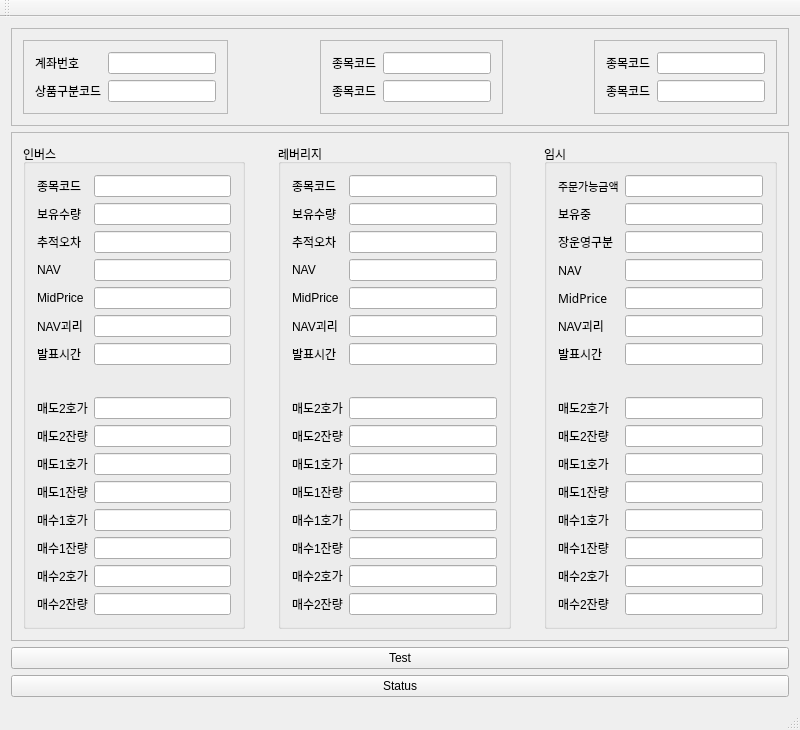
<?xml version="1.0" encoding="UTF-8"?>
<ui version="4.0">
 <class>MainWindow</class>
 <widget class="QMainWindow" name="MainWindow">
  <property name="geometry">
   <rect>
    <x>0</x>
    <y>0</y>
    <width>800</width>
    <height>700</height>
   </rect>
  </property>
  <property name="windowTitle">
   <string>MainWindow</string>
  </property>
  <widget class="QWidget" name="centralWidget">
   <layout class="QVBoxLayout" name="verticalLayout">
    <item>
     <widget class="QFrame" name="frame_2">
      <property name="frameShape">
       <enum>QFrame::StyledPanel</enum>
      </property>
      <property name="frameShadow">
       <enum>QFrame::Raised</enum>
      </property>
      <layout class="QHBoxLayout" name="horizontalLayout">
       <item>
        <widget class="QFrame" name="frame_3">
         <property name="frameShape">
          <enum>QFrame::StyledPanel</enum>
         </property>
         <property name="frameShadow">
          <enum>QFrame::Raised</enum>
         </property>
         <layout class="QFormLayout" name="formLayout_3">
          <item row="0" column="0">
           <widget class="QLabel" name="label_31">
            <property name="text">
             <string>계좌번호</string>
            </property>
           </widget>
          </item>
          <item row="0" column="1">
           <widget class="QLineEdit" name="lineEdit_31"/>
          </item>
          <item row="2" column="1">
           <widget class="QLineEdit" name="lineEdit_34"/>
          </item>
          <item row="2" column="0">
           <widget class="QLabel" name="label_34">
            <property name="text">
             <string>상품구분코드</string>
            </property>
           </widget>
          </item>
         </layout>
        </widget>
       </item>
       <item>
        <spacer name="horizontalSpacer_3">
         <property name="orientation">
          <enum>Qt::Horizontal</enum>
         </property>
         <property name="sizeHint" stdset="0">
          <size>
           <width>40</width>
           <height>20</height>
          </size>
         </property>
        </spacer>
       </item>
       <item>
        <widget class="QFrame" name="frame_4">
         <property name="frameShape">
          <enum>QFrame::StyledPanel</enum>
         </property>
         <property name="frameShadow">
          <enum>QFrame::Raised</enum>
         </property>
         <layout class="QFormLayout" name="formLayout_5">
          <item row="0" column="0">
           <widget class="QLabel" name="label_32">
            <property name="text">
             <string>종목코드</string>
            </property>
           </widget>
          </item>
          <item row="0" column="1">
           <widget class="QLineEdit" name="lineEdit_32"/>
          </item>
          <item row="2" column="1">
           <widget class="QLineEdit" name="lineEdit_35"/>
          </item>
          <item row="2" column="0">
           <widget class="QLabel" name="label_35">
            <property name="text">
             <string>종목코드</string>
            </property>
           </widget>
          </item>
         </layout>
        </widget>
       </item>
       <item>
        <spacer name="horizontalSpacer_4">
         <property name="orientation">
          <enum>Qt::Horizontal</enum>
         </property>
         <property name="sizeHint" stdset="0">
          <size>
           <width>40</width>
           <height>20</height>
          </size>
         </property>
        </spacer>
       </item>
       <item>
        <widget class="QFrame" name="frame_5">
         <property name="frameShape">
          <enum>QFrame::StyledPanel</enum>
         </property>
         <property name="frameShadow">
          <enum>QFrame::Raised</enum>
         </property>
         <layout class="QFormLayout" name="formLayout_4">
          <item row="0" column="0">
           <widget class="QLabel" name="label_33">
            <property name="text">
             <string>종목코드</string>
            </property>
           </widget>
          </item>
          <item row="0" column="1">
           <widget class="QLineEdit" name="lineEdit_33"/>
          </item>
          <item row="1" column="0">
           <widget class="QLabel" name="label_36">
            <property name="text">
             <string>종목코드</string>
            </property>
           </widget>
          </item>
          <item row="1" column="1">
           <widget class="QLineEdit" name="lineEdit_36"/>
          </item>
         </layout>
        </widget>
       </item>
      </layout>
     </widget>
    </item>
    <item>
     <widget class="QFrame" name="frame">
      <property name="frameShape">
       <enum>QFrame::StyledPanel</enum>
      </property>
      <property name="frameShadow">
       <enum>QFrame::Raised</enum>
      </property>
      <layout class="QHBoxLayout" name="horizontalLayout_2">
       <item>
        <widget class="QGroupBox" name="groupBox">
         <property name="title">
          <string>인버스</string>
         </property>
         <layout class="QFormLayout" name="formLayout">
          <item row="0" column="0">
           <widget class="QLabel" name="label">
            <property name="text">
             <string>종목코드</string>
            </property>
           </widget>
          </item>
          <item row="0" column="1">
           <widget class="QLineEdit" name="lineEdit"/>
          </item>
          <item row="1" column="0">
           <widget class="QLabel" name="label_2">
            <property name="text">
             <string>보유수량</string>
            </property>
           </widget>
          </item>
          <item row="1" column="1">
           <widget class="QLineEdit" name="lineEdit_2"/>
          </item>
          <item row="2" column="0">
           <widget class="QLabel" name="label_3">
            <property name="text">
             <string>추적오차</string>
            </property>
           </widget>
          </item>
          <item row="2" column="1">
           <widget class="QLineEdit" name="lineEdit_3"/>
          </item>
          <item row="3" column="0">
           <widget class="QLabel" name="label_4">
            <property name="text">
             <string>NAV</string>
            </property>
           </widget>
          </item>
          <item row="3" column="1">
           <widget class="QLineEdit" name="lineEdit_4"/>
          </item>
          <item row="4" column="0">
           <widget class="QLabel" name="label_5">
            <property name="text">
             <string>MidPrice</string>
            </property>
           </widget>
          </item>
          <item row="4" column="1">
           <widget class="QLineEdit" name="lineEdit_5">
            <property name="text">
             <string/>
            </property>
           </widget>
          </item>
          <item row="5" column="0">
           <widget class="QLabel" name="label_10">
            <property name="text">
             <string>NAV괴리</string>
            </property>
           </widget>
          </item>
          <item row="5" column="1">
           <widget class="QLineEdit" name="lineEdit_10">
            <property name="text">
             <string/>
            </property>
           </widget>
          </item>
          <item row="6" column="0">
           <widget class="QLabel" name="label_15">
            <property name="text">
             <string>발표시간</string>
            </property>
           </widget>
          </item>
          <item row="6" column="1">
           <widget class="QLineEdit" name="lineEdit_15">
            <property name="text">
             <string/>
            </property>
           </widget>
          </item>
          <item row="7" column="0" colspan="2">
           <spacer name="horizontalSpacer">
            <property name="orientation">
             <enum>Qt::Horizontal</enum>
            </property>
            <property name="sizeHint" stdset="0">
             <size>
              <width>196</width>
              <height>20</height>
             </size>
            </property>
           </spacer>
          </item>
          <item row="8" column="0">
           <widget class="QLabel" name="label_6">
            <property name="text">
             <string>매도2호가</string>
            </property>
           </widget>
          </item>
          <item row="8" column="1">
           <widget class="QLineEdit" name="lineEdit_6">
            <property name="text">
             <string/>
            </property>
           </widget>
          </item>
          <item row="9" column="0">
           <widget class="QLabel" name="label_7">
            <property name="text">
             <string>매도2잔량</string>
            </property>
           </widget>
          </item>
          <item row="9" column="1">
           <widget class="QLineEdit" name="lineEdit_7">
            <property name="text">
             <string/>
            </property>
           </widget>
          </item>
          <item row="10" column="0">
           <widget class="QLabel" name="label_8">
            <property name="text">
             <string>매도1호가</string>
            </property>
           </widget>
          </item>
          <item row="10" column="1">
           <widget class="QLineEdit" name="lineEdit_8">
            <property name="text">
             <string/>
            </property>
           </widget>
          </item>
          <item row="11" column="0">
           <widget class="QLabel" name="label_9">
            <property name="text">
             <string>매도1잔량</string>
            </property>
           </widget>
          </item>
          <item row="11" column="1">
           <widget class="QLineEdit" name="lineEdit_9">
            <property name="text">
             <string/>
            </property>
           </widget>
          </item>
          <item row="12" column="0">
           <widget class="QLabel" name="label_12">
            <property name="text">
             <string>매수1호가</string>
            </property>
           </widget>
          </item>
          <item row="12" column="1">
           <widget class="QLineEdit" name="lineEdit_13">
            <property name="text">
             <string/>
            </property>
           </widget>
          </item>
          <item row="13" column="0">
           <widget class="QLabel" name="label_11">
            <property name="text">
             <string>매수1잔량</string>
            </property>
           </widget>
          </item>
          <item row="13" column="1">
           <widget class="QLineEdit" name="lineEdit_12">
            <property name="text">
             <string/>
            </property>
           </widget>
          </item>
          <item row="14" column="0">
           <widget class="QLabel" name="label_14">
            <property name="text">
             <string>매수2호가</string>
            </property>
           </widget>
          </item>
          <item row="14" column="1">
           <widget class="QLineEdit" name="lineEdit_14">
            <property name="text">
             <string/>
            </property>
           </widget>
          </item>
          <item row="15" column="0">
           <widget class="QLabel" name="label_13">
            <property name="text">
             <string>매수2잔량</string>
            </property>
           </widget>
          </item>
          <item row="15" column="1">
           <widget class="QLineEdit" name="lineEdit_11">
            <property name="text">
             <string/>
            </property>
           </widget>
          </item>
         </layout>
        </widget>
       </item>
       <item>
        <spacer name="horizontalSpacer_6">
         <property name="orientation">
          <enum>Qt::Horizontal</enum>
         </property>
         <property name="sizeHint" stdset="0">
          <size>
           <width>29</width>
           <height>20</height>
          </size>
         </property>
        </spacer>
       </item>
       <item>
        <widget class="QGroupBox" name="groupBox_2">
         <property name="title">
          <string>레버리지</string>
         </property>
         <layout class="QFormLayout" name="formLayout_2">
          <item row="0" column="0">
           <widget class="QLabel" name="label_16">
            <property name="text">
             <string>종목코드</string>
            </property>
           </widget>
          </item>
          <item row="0" column="1">
           <widget class="QLineEdit" name="lineEdit_16"/>
          </item>
          <item row="1" column="0">
           <widget class="QLabel" name="label_17">
            <property name="text">
             <string>보유수량</string>
            </property>
           </widget>
          </item>
          <item row="1" column="1">
           <widget class="QLineEdit" name="lineEdit_17"/>
          </item>
          <item row="2" column="0">
           <widget class="QLabel" name="label_18">
            <property name="text">
             <string>추적오차</string>
            </property>
           </widget>
          </item>
          <item row="2" column="1">
           <widget class="QLineEdit" name="lineEdit_18"/>
          </item>
          <item row="3" column="0">
           <widget class="QLabel" name="label_19">
            <property name="text">
             <string>NAV</string>
            </property>
           </widget>
          </item>
          <item row="3" column="1">
           <widget class="QLineEdit" name="lineEdit_19"/>
          </item>
          <item row="4" column="0">
           <widget class="QLabel" name="label_20">
            <property name="text">
             <string>MidPrice</string>
            </property>
           </widget>
          </item>
          <item row="4" column="1">
           <widget class="QLineEdit" name="lineEdit_20">
            <property name="text">
             <string/>
            </property>
           </widget>
          </item>
          <item row="5" column="0">
           <widget class="QLabel" name="label_21">
            <property name="text">
             <string>NAV괴리</string>
            </property>
           </widget>
          </item>
          <item row="5" column="1">
           <widget class="QLineEdit" name="lineEdit_21">
            <property name="text">
             <string/>
            </property>
           </widget>
          </item>
          <item row="6" column="0">
           <widget class="QLabel" name="label_22">
            <property name="text">
             <string>발표시간</string>
            </property>
           </widget>
          </item>
          <item row="6" column="1">
           <widget class="QLineEdit" name="lineEdit_22">
            <property name="text">
             <string/>
            </property>
           </widget>
          </item>
          <item row="7" column="0" colspan="2">
           <spacer name="horizontalSpacer_2">
            <property name="orientation">
             <enum>Qt::Horizontal</enum>
            </property>
            <property name="sizeHint" stdset="0">
             <size>
              <width>207</width>
              <height>20</height>
             </size>
            </property>
           </spacer>
          </item>
          <item row="8" column="0">
           <widget class="QLabel" name="label_23">
            <property name="text">
             <string>매도2호가</string>
            </property>
           </widget>
          </item>
          <item row="8" column="1">
           <widget class="QLineEdit" name="lineEdit_23">
            <property name="text">
             <string/>
            </property>
           </widget>
          </item>
          <item row="9" column="0">
           <widget class="QLabel" name="label_24">
            <property name="text">
             <string>매도2잔량</string>
            </property>
           </widget>
          </item>
          <item row="9" column="1">
           <widget class="QLineEdit" name="lineEdit_24">
            <property name="text">
             <string/>
            </property>
           </widget>
          </item>
          <item row="10" column="0">
           <widget class="QLabel" name="label_25">
            <property name="text">
             <string>매도1호가</string>
            </property>
           </widget>
          </item>
          <item row="10" column="1">
           <widget class="QLineEdit" name="lineEdit_25">
            <property name="text">
             <string/>
            </property>
           </widget>
          </item>
          <item row="11" column="0">
           <widget class="QLabel" name="label_26">
            <property name="text">
             <string>매도1잔량</string>
            </property>
           </widget>
          </item>
          <item row="11" column="1">
           <widget class="QLineEdit" name="lineEdit_26">
            <property name="text">
             <string/>
            </property>
           </widget>
          </item>
          <item row="12" column="0">
           <widget class="QLabel" name="label_27">
            <property name="text">
             <string>매수1호가</string>
            </property>
           </widget>
          </item>
          <item row="12" column="1">
           <widget class="QLineEdit" name="lineEdit_27">
            <property name="text">
             <string/>
            </property>
           </widget>
          </item>
          <item row="13" column="0">
           <widget class="QLabel" name="label_28">
            <property name="text">
             <string>매수1잔량</string>
            </property>
           </widget>
          </item>
          <item row="13" column="1">
           <widget class="QLineEdit" name="lineEdit_28">
            <property name="text">
             <string/>
            </property>
           </widget>
          </item>
          <item row="14" column="0">
           <widget class="QLabel" name="label_29">
            <property name="text">
             <string>매수2호가</string>
            </property>
           </widget>
          </item>
          <item row="14" column="1">
           <widget class="QLineEdit" name="lineEdit_29">
            <property name="text">
             <string/>
            </property>
           </widget>
          </item>
          <item row="15" column="0">
           <widget class="QLabel" name="label_30">
            <property name="text">
             <string>매수2잔량</string>
            </property>
           </widget>
          </item>
          <item row="15" column="1">
           <widget class="QLineEdit" name="lineEdit_30">
            <property name="text">
             <string/>
            </property>
           </widget>
          </item>
         </layout>
        </widget>
       </item>
       <item>
        <spacer name="horizontalSpacer_7">
         <property name="orientation">
          <enum>Qt::Horizontal</enum>
         </property>
         <property name="sizeHint" stdset="0">
          <size>
           <width>29</width>
           <height>20</height>
          </size>
         </property>
        </spacer>
       </item>
       <item>
        <widget class="QGroupBox" name="groupBox_3">
         <property name="title">
          <string>임시</string>
         </property>
         <layout class="QFormLayout" name="formLayout_6">
          <item row="0" column="0">
           <widget class="QLabel" name="label_37">
            <property name="font">
             <font>
              <family>맑은 고딕</family>
              <pointsize>8</pointsize>
             </font>
            </property>
            <property name="text">
             <string>주문가능금액</string>
            </property>
           </widget>
          </item>
          <item row="0" column="1">
           <widget class="QLineEdit" name="lineEdit_37"/>
          </item>
          <item row="1" column="0">
           <widget class="QLabel" name="label_38">
            <property name="text">
             <string>보유중</string>
            </property>
           </widget>
          </item>
          <item row="1" column="1">
           <widget class="QLineEdit" name="lineEdit_38"/>
          </item>
          <item row="2" column="0">
           <widget class="QLabel" name="label_39">
            <property name="text">
             <string>장운영구분</string>
            </property>
           </widget>
          </item>
          <item row="2" column="1">
           <widget class="QLineEdit" name="lineEdit_39"/>
          </item>
          <item row="3" column="0">
           <widget class="QLabel" name="label_40">
            <property name="font">
             <font>
              <family>맑은 고딕</family>
             </font>
            </property>
            <property name="text">
             <string>NAV</string>
            </property>
           </widget>
          </item>
          <item row="3" column="1">
           <widget class="QLineEdit" name="lineEdit_40"/>
          </item>
          <item row="4" column="0">
           <widget class="QLabel" name="label_41">
            <property name="font">
             <font>
              <family>맑은 고딕</family>
             </font>
            </property>
            <property name="text">
             <string>MidPrice</string>
            </property>
           </widget>
          </item>
          <item row="4" column="1">
           <widget class="QLineEdit" name="lineEdit_41">
            <property name="text">
             <string/>
            </property>
           </widget>
          </item>
          <item row="5" column="0">
           <widget class="QLabel" name="label_42">
            <property name="text">
             <string>NAV괴리</string>
            </property>
           </widget>
          </item>
          <item row="5" column="1">
           <widget class="QLineEdit" name="lineEdit_42">
            <property name="text">
             <string/>
            </property>
           </widget>
          </item>
          <item row="6" column="0">
           <widget class="QLabel" name="label_43">
            <property name="text">
             <string>발표시간</string>
            </property>
           </widget>
          </item>
          <item row="6" column="1">
           <widget class="QLineEdit" name="lineEdit_43">
            <property name="text">
             <string/>
            </property>
           </widget>
          </item>
          <item row="7" column="0" colspan="2">
           <spacer name="horizontalSpacer_5">
            <property name="orientation">
             <enum>Qt::Horizontal</enum>
            </property>
            <property name="sizeHint" stdset="0">
             <size>
              <width>207</width>
              <height>20</height>
             </size>
            </property>
           </spacer>
          </item>
          <item row="8" column="0">
           <widget class="QLabel" name="label_44">
            <property name="text">
             <string>매도2호가</string>
            </property>
           </widget>
          </item>
          <item row="8" column="1">
           <widget class="QLineEdit" name="lineEdit_44">
            <property name="text">
             <string/>
            </property>
           </widget>
          </item>
          <item row="9" column="0">
           <widget class="QLabel" name="label_45">
            <property name="text">
             <string>매도2잔량</string>
            </property>
           </widget>
          </item>
          <item row="9" column="1">
           <widget class="QLineEdit" name="lineEdit_45">
            <property name="text">
             <string/>
            </property>
           </widget>
          </item>
          <item row="10" column="0">
           <widget class="QLabel" name="label_46">
            <property name="text">
             <string>매도1호가</string>
            </property>
           </widget>
          </item>
          <item row="10" column="1">
           <widget class="QLineEdit" name="lineEdit_46">
            <property name="text">
             <string/>
            </property>
           </widget>
          </item>
          <item row="11" column="0">
           <widget class="QLabel" name="label_47">
            <property name="text">
             <string>매도1잔량</string>
            </property>
           </widget>
          </item>
          <item row="11" column="1">
           <widget class="QLineEdit" name="lineEdit_47">
            <property name="text">
             <string/>
            </property>
           </widget>
          </item>
          <item row="12" column="0">
           <widget class="QLabel" name="label_48">
            <property name="text">
             <string>매수1호가</string>
            </property>
           </widget>
          </item>
          <item row="12" column="1">
           <widget class="QLineEdit" name="lineEdit_48">
            <property name="text">
             <string/>
            </property>
           </widget>
          </item>
          <item row="13" column="0">
           <widget class="QLabel" name="label_49">
            <property name="text">
             <string>매수1잔량</string>
            </property>
           </widget>
          </item>
          <item row="13" column="1">
           <widget class="QLineEdit" name="lineEdit_49">
            <property name="text">
             <string/>
            </property>
           </widget>
          </item>
          <item row="14" column="0">
           <widget class="QLabel" name="label_50">
            <property name="text">
             <string>매수2호가</string>
            </property>
           </widget>
          </item>
          <item row="14" column="1">
           <widget class="QLineEdit" name="lineEdit_50">
            <property name="text">
             <string/>
            </property>
           </widget>
          </item>
          <item row="15" column="0">
           <widget class="QLabel" name="label_51">
            <property name="text">
             <string>매수2잔량</string>
            </property>
           </widget>
          </item>
          <item row="15" column="1">
           <widget class="QLineEdit" name="lineEdit_51">
            <property name="text">
             <string/>
            </property>
           </widget>
          </item>
         </layout>
        </widget>
       </item>
      </layout>
     </widget>
    </item>
    <item>
     <widget class="QPushButton" name="pushButton_2">
      <property name="text">
       <string>Test</string>
      </property>
     </widget>
    </item>
    <item>
     <widget class="QPushButton" name="pushButton">
      <property name="text">
       <string>Status</string>
      </property>
     </widget>
    </item>
   </layout>
  </widget>
  <widget class="QMenuBar" name="menuBar">
   <property name="geometry">
    <rect>
     <x>0</x>
     <y>0</y>
     <width>800</width>
     <height>21</height>
    </rect>
   </property>
  </widget>
  <widget class="QToolBar" name="mainToolBar">
   <attribute name="toolBarArea">
    <enum>TopToolBarArea</enum>
   </attribute>
   <attribute name="toolBarBreak">
    <bool>false</bool>
   </attribute>
  </widget>
  <widget class="QStatusBar" name="statusBar"/>
 </widget>
 <layoutdefault spacing="6" margin="11"/>
 <resources/>
 <connections/>
</ui>
